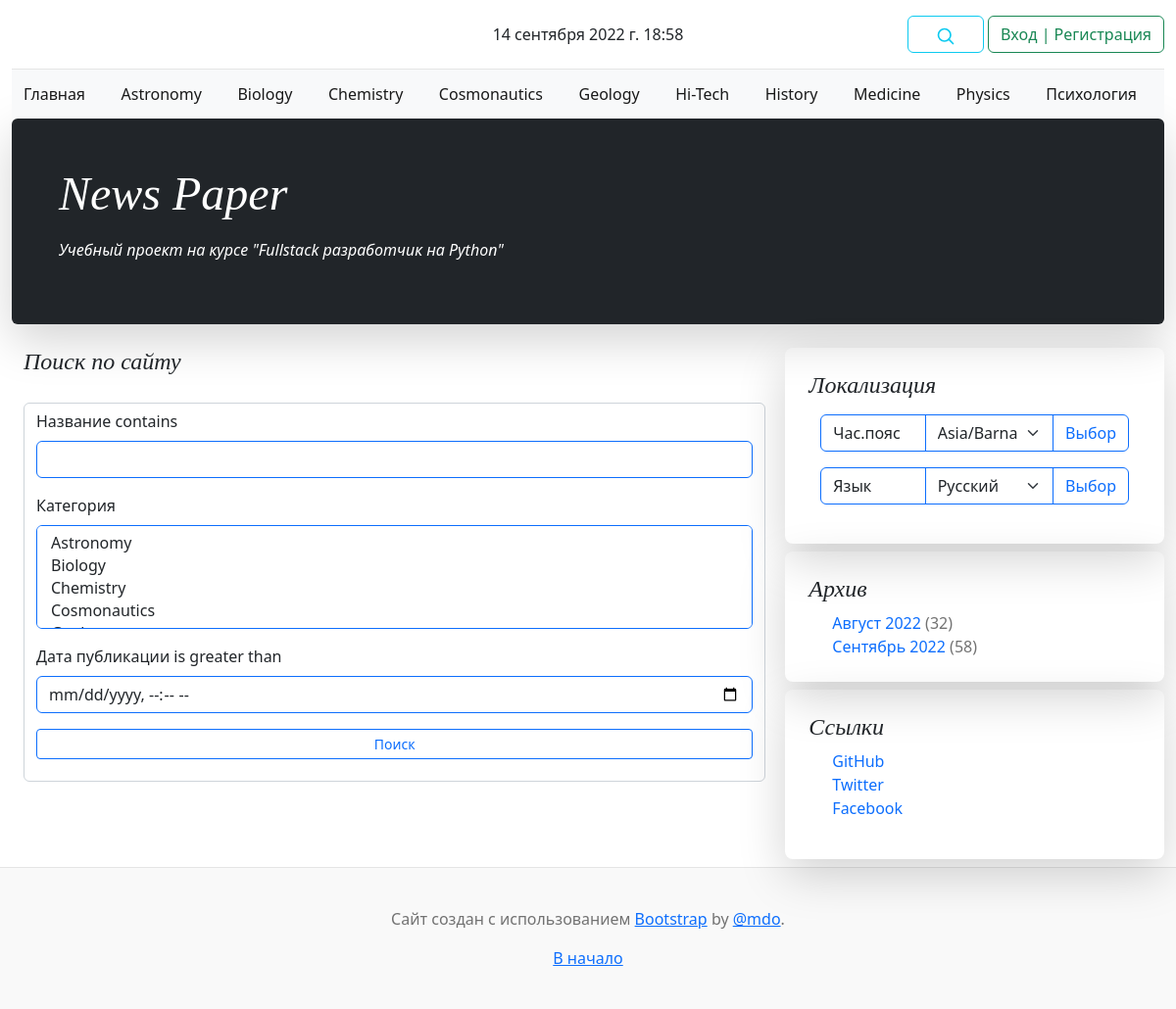
The app's page /search/ with its own data.
### news/models.py (models this page shows)
class Category(models.Model):
    name = models.CharField(
        max_length=64,
        unique=True,
        verbose_name=_('Имя категории'),
    )
    subscribers = models.ManyToManyField(
        User,
        through='CatSubscribers',
        blank=True,
        verbose_name=_('Подписчик'),
    )
    def __str__(self):
        return self.name
    class Meta:
        verbose_name = _('Категория')
        verbose_name_plural = _('Категории')

### news/views.py (the view)
# urls.py: path('search/', PostFind.as_view(), name='search'),
class PostFind(ListView):
    model = Post
    ordering = '-date_pub'
    template_name = 'search.html'
    context_object_name = 'search'
    paginate_by = 10
    def get_queryset(self):
        queryset = super().get_queryset()
        self.postfilter = PostFilter(self.request.GET, queryset)
        return self.postfilter.qs
    def get_context_data(self, **kwargs):
        context = super().get_context_data(**kwargs)
        context['postfilter'] = self.postfilter
        return context

### news/context_processors.py (called while the page is built)
def navigate_context(request):
    category = Category.objects.all()
    archives = Post.objects.annotate(
        year=ExtractYear('date_pub'),
        month=ExtractMonth('date_pub')
    ).values('year', 'month').annotate(total=Count('id'))
    user_timezone = pytz.timezone(
        request.session.get('django_timezone') or settings.TIME_ZONE
    )
    current_time = timezone.now().astimezone(user_timezone)
    context = {
        'category': category,
        'archives': archives,
        'current_time': current_time,
        'timezones': pytz.common_timezones,
    }
    return context

### news/templatetags/news_filters.py (called while the page is built)
@register.filter()
def name_month(val):
    val_obj = timezone.datetime.strptime(str(val), "%m")
    val_name = val_obj.strftime("%B")
    return _(val_name)

### templates/search.html (shortened to what this page needs)
{% extends 'default.html' %}
{% load i18n %}
{% load news_filters %}
{% load news_tags %}
{% block content %}
<div class="container-fluid text-start">
    <h4 class="pb-1 mb-4 fst-italic">
        {% trans "Поиск по сайту" %}
    </h4>
</div>
<div class="container-fluid">
    <div class="mb-3 pb-3">
        <fieldset class="form-control">
            <form action="" method="get">
                <p>
                    <label class="form-label" id="{{ postfilter.form.name__icontains.id_for_label }}">{{ postfilter.form.name__icontains.label }}</label>
                    <input
                            class="form-control border-primary"
                            id="{{ postfilter.form.name__icontains.id_for_label }}"
                            type="text"
                            name="{{ postfilter.form.name__icontains.name }}"
                            {% if postfilter.form.name__icontains.value %}
                                value="{{ postfilter.form.name__icontains.value }}"
                            {% else %}
                                value=""
                            {% endif %}>
                </p>
                <p>
                    <label class="form-label" id="{{ postfilter.form.post_cat.id_for_label }}">{{ postfilter.form.post_cat.label }}</label>
                    <select class="form-control border-primary" id="{{ postfilter.form.post_cat.id_for_label }}" name="{{ postfilter.form.post_cat.name }}" multiple>
                        {% for item in postfilter.form.post_cat %}
                            {{ item }}
                        {% endfor %}
                    </select>
                </p>
            <p><label class="form-label" id="{{ postfilter.form.date_pub__gt.id_for_label }}">{{ postfilter.form.date_pub__gt.label }}</label>
                <input
                    id="{{ postfilter.form.date_pub__gt.id_for_label }}"
                    name="{{ postfilter.form.date_pub__gt.name }}"
                    type="datetime-local"
                    value="{{ postfilter.form.date_pub__gt.value }}"
                    class="form-control border-primary">
            </p>
            <p>
                <input class="form-control btn btn-outline-primary btn-sm" type="submit" value="{% trans "Поиск" %}">
            </p>
            </form>
        </fieldset>
    </div>
</div>
{% endblock content %}

### templates/navigate.html (shortened to what this page needs)
{% load i18n %}
{% load tz %}
{% load cache %}
<div class="container-fluid">
  <header class="blog-header lh-1 py-3">
    <div class="row flex-nowrap justify-content-between align-items-center">
      <div class="col-4 pt-1">
      </div>
      <div class="col-4 text-center">
        {{ current_time }}
      </div>
      <div class="col-4 d-flex justify-content-end align-items-center">
        <a class="link-secondary" href="{% url 'news:search' %}" aria-label="Search">
          <span class="btn btn-outline-info">
              <svg xmlns="http://www.w3.org/2000/svg" width="20" height="20" fill="none" stroke="currentColor" stroke-linecap="round" stroke-linejoin="round" stroke-width="2" class="mx-3" role="img" viewBox="0 0 24 24"><title>Search</title><circle cx="10.5" cy="10.5" r="7.5"/><path d="M21 21l-5.2-5.2"/></svg>
          </span>
        </a>
          {% if user.id %}
            <a class="btn btn-outline-danger" href="/accounts/logout/">{% trans "Выход" %}</a>
          {% else %}
            <a class="btn btn-outline-success" href="/accounts/login/">{% trans "Вход" %} | {% trans "Регистрация" %}</a>
          {% endif %}
      </div>
    </div>
  </header>
  <nav {% if current_time.hour >= 19 or  current_time.hour <= 7 %}class="navbar bg-dark text-bg-dark"{% else %}class="navbar bg-light"{% endif %}>
    <div {% if current_time.hour >= 19 or  current_time.hour <= 7 %}class="container-fluid bg-dark text-bg-dark"{% else %}class="container-fluid"{% endif %}>
      <a {% if current_time.hour >= 19 or  current_time.hour <= 7 %}class="navbar-brand fs-6 text-bg-dark"{% else %}class="navbar-brand fs-6"{% endif %} href="{% url 'news:index' %}">{% trans "Главная" %}</a>
      {% for item in category %}
        <a {% if current_time.hour >= 19 or  current_time.hour <= 7 %}class="navbar-brand fs-6 text-bg-dark"{% else %}class="navbar-brand fs-6"{% endif %} href="{% url 'news:category' item.id %}">{{ item.name }}</a>
      {% endfor %}
    </div>
  </nav>
</div>

### static/css/blog.rtl.css (style rules this page uses)
.blog-header { border-bottom: 1px solid #e5e5e5; }
h1, h2, h3, h4, h5, h6 { font-family: Amiri, Georgia, "Times New Roman", serif; }

### records on screen
Category: name "Astronomy"
Category: name "Biology"
Category: name "Chemistry"
Category: name "Cosmonautics"
Category: name "Geology"
Category: name "Hi-Tech"
Category: name "History"
Category: name "Medicine"
Category: name "Physics"
Category: name "Психология"

### other values on screen
{{ current_time }} "14 сентября 2022 г. 18:58"
{{ postfilter.form.name__icontains.label }} "Название contains"
{{ postfilter.form.post_cat.label }} "Категория"
{{ postfilter.form.date_pub__gt.label }} "Дата публикации is greater than"
{{ item.month|name_month }} "Август" "Сентябрь"
{{ item.year }} "2022" "2022"
{{ item.total }} "32" "58"
form field timezone "Asia/Barnaul"
form field language "Русский"
